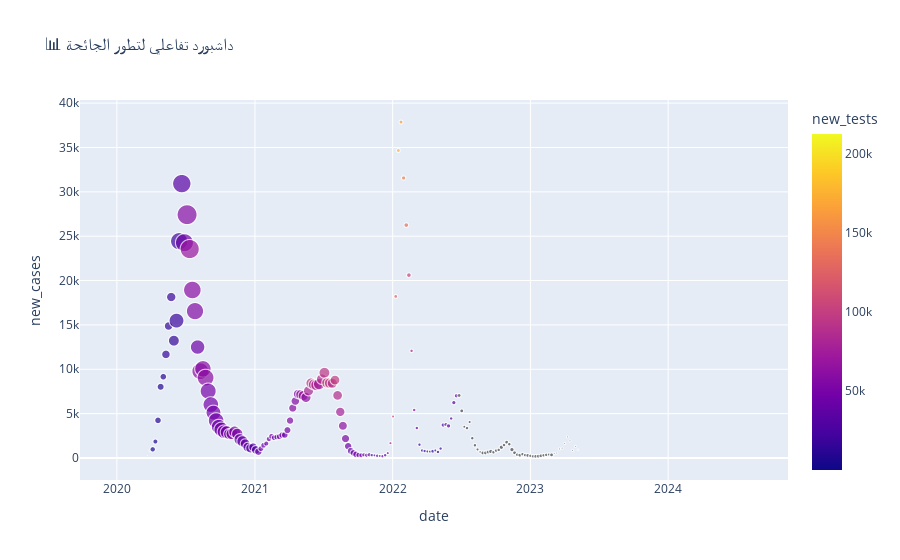

The notebook cell saved with this chart:
### Markdown cell above
داشبورد تفاعلي لتطور الجائحة

### Code cell
import plotly.express as px

fig = px.scatter(df, x='date', y='new_cases', 
                 size='new_deaths', color='new_tests',
                 hover_data=['total_cases'], 
                 title="📊 داشبورد تفاعلي لتطور الجائحة")
fig.show()

### Figure 1 — Plotly figure (JSON) as saved in the notebook; plotly's stock layout.template omitted (floating-point values rounded to 4 significant figures; data arrays with more than 128 entries replaced by an {"elided": "..."} marker saying what was removed)
{"data": [{"customdata": {"elided": "1674x1 float values"}, "hovertemplate": "date=%{x}<br>new_cases=%{y}<br>new_deaths=%{marker.size}<br>total_cases=%{customdata[0]}<br>new_tests=%{marker.color}<extra></extra>", "legendgroup": "", "marker": {"color": {"elided": "1674 float values"}, "coloraxis": "coloraxis", "size": {"elided": "1674 float values"}, "sizemode": "area", "sizeref": 0.8675, "symbol": "circle"}, "mode": "markers", "name": "", "showlegend": false, "type": "scattergl", "x": {"elided": "1674 str values"}, "xaxis": "x", "y": {"elided": "1674 float values"}, "yaxis": "y"}], "layout": {"coloraxis": {"colorbar": {"title": {"text": "new_tests"}}, "colorscale": [[0, "#0d0887"], [0.1111, "#46039f"], [0.2222, "#7201a8"], [0.3333, "#9c179e"], [0.4444, "#bd3786"], [0.5556, "#d8576b"], [0.6667, "#ed7953"], [0.7778, "#fb9f3a"], [0.8889, "#fdca26"], [1, "#f0f921"]]}, "legend": {"itemsizing": "constant", "tracegroupgap": 0}, "title": {"text": "📊 داشبورد تفاعلي لتطور الجائحة"}, "xaxis": {"anchor": "y", "domain": [0, 1], "title": {"text": "date"}}, "yaxis": {"anchor": "x", "domain": [0, 1], "title": {"text": "new_cases"}}}}
